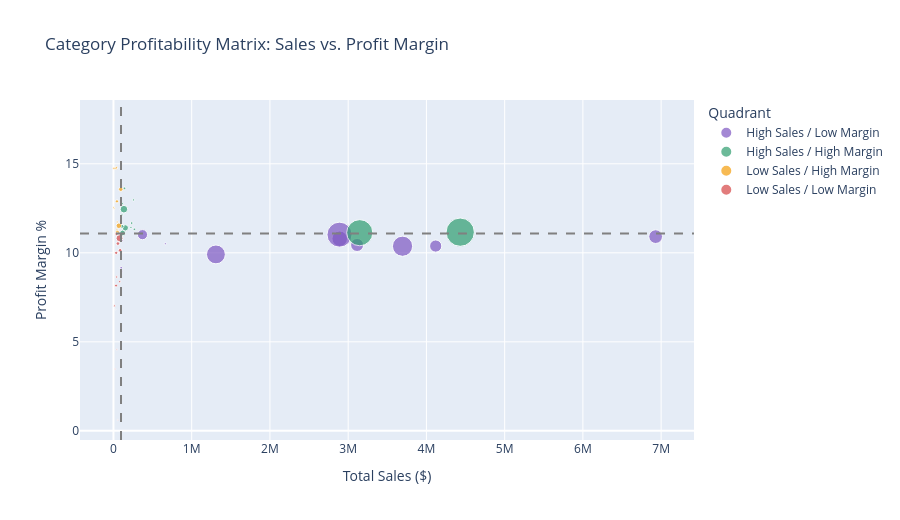

The cell this chart's notebook holds for it:
### Code cell
# Profitability matrix: classify categories by Sales level vs Margin level (median split)
sales_median = category_perf["Sales"].median()
margin_median = category_perf["Profit Margin %"].median()

def quadrant(row):
    high_sales = row["Sales"] >= sales_median
    high_margin = row["Profit Margin %"] >= margin_median
    if high_sales and high_margin:
        return "High Sales / High Margin"
    if high_sales and not high_margin:
        return "High Sales / Low Margin"
    if not high_sales and high_margin:
        return "Low Sales / High Margin"
    return "Low Sales / Low Margin"

category_perf["Quadrant"] = category_perf.apply(quadrant, axis=1)

fig = px.scatter(
    category_perf, x="Sales", y="Profit Margin %", size="Quantity", color="Quadrant",
    hover_name="Category Name", title="Category Profitability Matrix: Sales vs. Profit Margin",
    labels={"Sales": "Total Sales ($)"}, color_discrete_sequence=PLOTLY_QUALITATIVE,
)
fig.add_vline(x=sales_median, line_dash="dash", line_color="gray")
fig.add_hline(y=margin_median, line_dash="dash", line_color="gray")
fig.update_layout(height=520)
fig.show()

### Figure 1 — Plotly figure (JSON) as saved in the notebook; plotly's stock layout.template omitted (floating-point values rounded to 4 significant figures)
{"data": [{"hovertemplate": "<b>%{hovertext}</b><br><br>Quadrant=High Sales / Low Margin<br>Total Sales ($)=%{x}<br>Profit Margin %=%{y}<br>Quantity=%{marker.size}<extra></extra>", "hovertext": ["Fishing", "Camping & Hiking", "Cardio Equipment", "Water Sports", "Men's Footwear", "Indoor/Outdoor Games", "Shop By Sport", "Computers", "Electronics", "Sporting Goods", "Health and Beauty", "Kids' Golf Clubs"], "legendgroup": "High Sales / Low Margin", "marker": {"color": "#7E57C2", "size": [17325, 13729, 37587, 15540, 22246, 57803, 32726, 442, 9436, 357, 362, 645], "sizemode": "area", "sizeref": 184.3, "symbol": "circle"}, "mode": "markers", "name": "High Sales / Low Margin", "orientation": "v", "showlegend": true, "type": "scatter", "x": [6930000.0, 4118000.0, 3695000.0, 3114000.0, 2892000.0, 2889000.0, 1310000.0, 663000.0, 371000.0, 117000.0, 106100.0, 98800.0], "xaxis": "x", "y": [10.91, 10.38, 10.37, 10.44, 10.79, 11.02, 9.91, 10.51, 11.02, 10.7, 8.95, 9.16], "yaxis": "y"}, {"hovertemplate": "<b>%{hovertext}</b><br><br>Quadrant=High Sales / High Margin<br>Total Sales ($)=%{x}<br>Profit Margin %=%{y}<br>Quantity=%{marker.size}<extra></extra>", "hovertext": ["Cleats", "Women's Apparel", "Cameras", "Garden", "Children's Clothing", "Crafts", "Girls' Apparel", "Women's Clothing", "Accessories", "Golf Gloves", "Music", "Consumer Electronics", "Golf Shoes"], "legendgroup": "High Sales / High Margin", "marker": {"color": "#2E9D6F", "size": [73734, 62956, 592, 484, 652, 484, 3615, 650, 5349, 2961, 434, 431, 1444], "sizemode": "area", "sizeref": 184.3, "symbol": "circle"}, "mode": "markers", "name": "High Sales / High Margin", "orientation": "v", "showlegend": true, "type": "scatter", "x": [4432000.0, 3148000.0, 267600.0, 257800.0, 232800.0, 223400.0, 151700.0, 140300.0, 133700.0, 116700.0, 113100.0, 109000.0, 108000.0], "xaxis": "x", "y": [11.16, 11.13, 11.32, 12.97, 11.67, 11.43, 11.4, 13.62, 12.45, 11.12, 12.76, 12.13, 11.49], "yaxis": "y"}, {"hovertemplate": "<b>%{hovertext}</b><br><br>Quadrant=Low Sales / High Margin<br>Total Sales ($)=%{x}<br>Profit Margin %=%{y}<br>Quantity=%{marker.size}<extra></extra>", "hovertext": ["Baseball & Softball", "Trade-In", "Hockey", "Men's Golf Clubs", "Tennis & Racquet", "Women's Golf Clubs", "Fitness Accessories", "Soccer", "Baby", "Golf Bags & Carts", "Toys", "CDs"], "legendgroup": "Low Sales / High Margin", "marker": {"color": "#F59E0B", "size": [1785, 2822, 1711, 420, 991, 403, 856, 295, 207, 61, 529, 271], "sizemode": "area", "sizeref": 184.3, "symbol": "circle"}, "mode": "markers", "name": "Low Sales / High Margin", "orientation": "v", "showlegend": true, "type": "scatter", "x": [94060.0, 68720.0, 48360.0, 47040.0, 44590.0, 44550.0, 35600.0, 26480.0, 12230.0, 10370.0, 6105.0, 3060.0], "xaxis": "x", "y": [13.57, 11.52, 11.16, 11.73, 12.89, 11.29, 14.77, 14.74, 12.47, 17.46, 14.75, 12.55], "yaxis": "y"}, {"hovertemplate": "<b>%{hovertext}</b><br><br>Quadrant=Low Sales / Low Margin<br>Total Sales ($)=%{x}<br>Profit Margin %=%{y}<br>Quantity=%{marker.size}<extra></extra>", "hovertext": ["Boxing & MMA", "DVDs", "Golf Balls", "Hunting & Shooting", "Strength Training", "Men's Clothing", "Pet Supplies", "Lacrosse", "Golf Apparel", "Video Games", "Basketball", "As Seen on  TV!", "Books"], "legendgroup": "Low Sales / Low Margin", "marker": {"color": "#D64545", "size": [1265, 483, 4384, 1239, 111, 208, 492, 1021, 1025, 838, 67, 206, 405], "sizemode": "area", "sizeref": 184.3, "symbol": "circle"}, "mode": "markers", "name": "Low Sales / Low Margin", "orientation": "v", "showlegend": true, "type": "scatter", "x": [85210.0, 79400.0, 77100.0, 56850.0, 54900.0, 43860.0, 41520.0, 39460.0, 34970.0, 33310.0, 27100.0, 20600.0, 12590.0], "xaxis": "x", "y": [10.14, 8.38, 10.82, 10.52, 0.61, 4.57, 8.64, 11.06, 10.0, 8.16, 6.81, 3.47, 7.02], "yaxis": "y"}], "layout": {"height": 520, "legend": {"itemsizing": "constant", "title": {"text": "Quadrant"}, "tracegroupgap": 0}, "shapes": [{"line": {"color": "gray", "dash": "dash"}, "type": "line", "x0": 96430.0, "x1": 96430.0, "xref": "x", "y0": 0, "y1": 1, "yref": "y domain"}, {"line": {"color": "gray", "dash": "dash"}, "type": "line", "x0": 0, "x1": 1, "xref": "x domain", "y0": 11.09, "y1": 11.09, "yref": "y"}], "title": {"text": "Category Profitability Matrix: Sales vs. Profit Margin"}, "xaxis": {"anchor": "y", "domain": [0, 1], "title": {"text": "Total Sales ($)"}}, "yaxis": {"anchor": "x", "domain": [0, 1], "title": {"text": "Profit Margin %"}}}}
